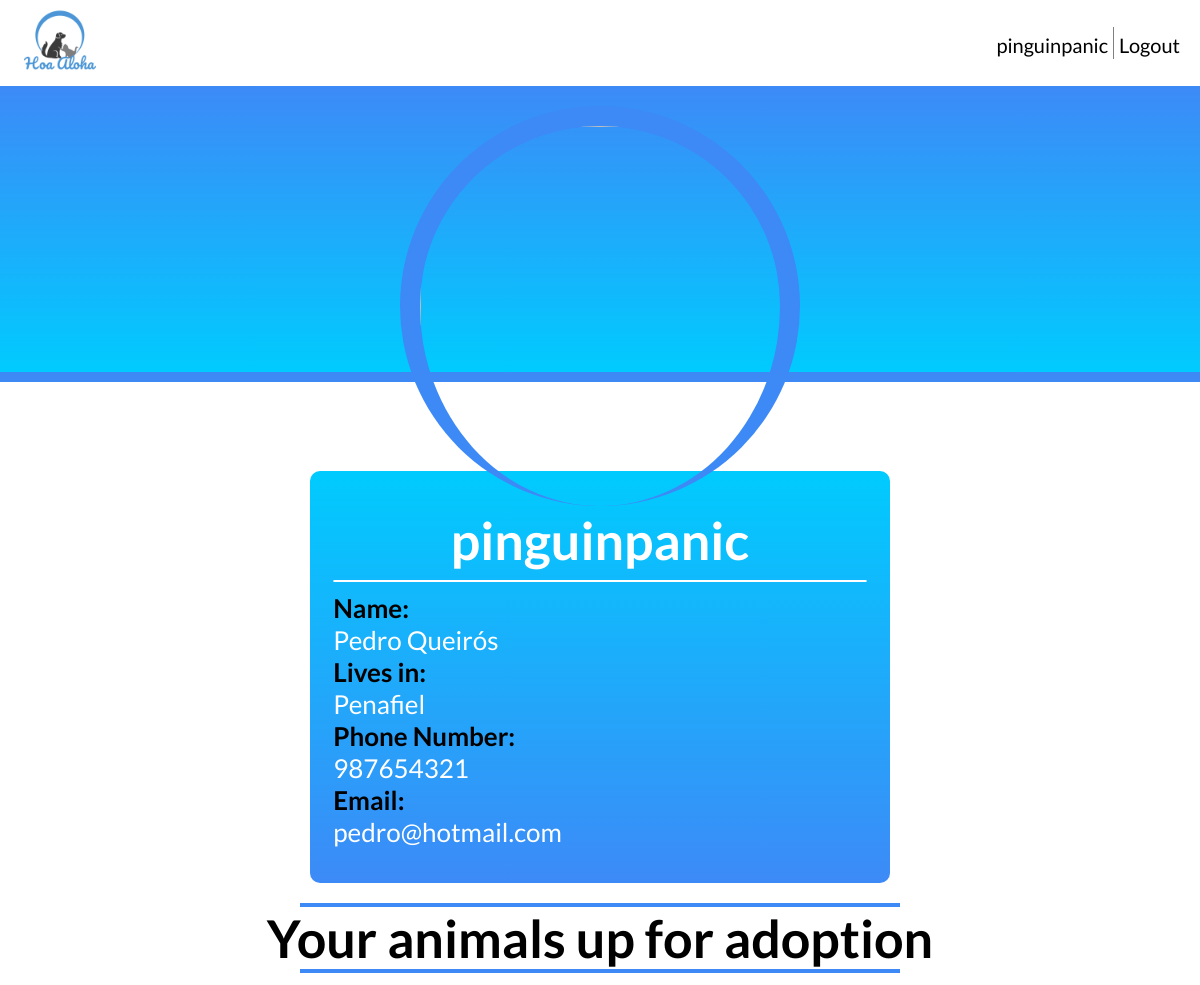
Page /pages/profile.php?username=pinguinpanic (signed in) on the earlier database version.
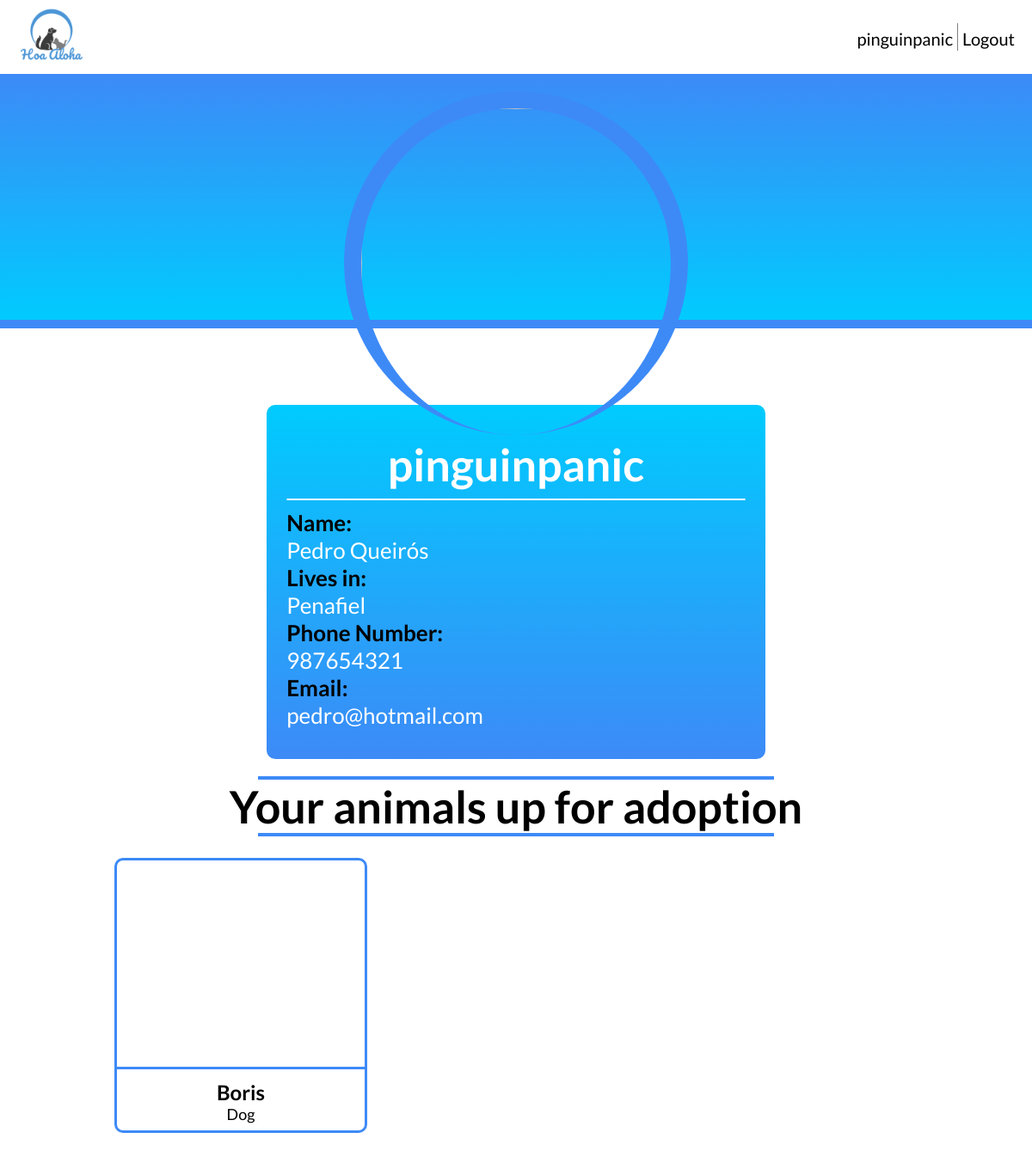
Same page on the later database version.
### tables this page shows
CREATE TABLE UserPhotos(
	idUser         INTEGER REFERENCES UserEntities(id),
	idPhoto        INTEGER REFERENCES Photos(id)
);

CREATE TABLE UserEntities (id INTEGER PRIMARY KEY AUTOINCREMENT, name VARCHAR (255) NOT NULL, username VARCHAR (255) UNIQUE, password VARCHAR (255) NOT NULL, location VARCHAR (255) NOT NULL, phoneNumber INT NOT NULL, email VARCHAR (255) NOT NULL);

CREATE TABLE Topics(
	id 				INTEGER PRIMARY KEY,
    idUserEntity    INTEGER NOT NULL REFERENCES UserEntities(id) ON UPDATE CASCADE,
    idPet           INTEGER NOT NULL UNIQUE REFERENCES Pets(id) ON UPDATE CASCADE,
	description     VARCHAR(255) NOT NULL,
	data            DATATIME NOT NULL
);

CREATE TABLE Pets(
	id          INTEGER PRIMARY KEY AUTOINCREMENT,
	name        VARCHAR(255) NOT NULL,
	species   	VARCHAR(255) NOT NULL,
	breed       VARCHAR(255) NOT NULL,
	weight      FLOAT,
	color 	    VARCHAR(255) NOT NULL,
	dimension   VARCHAR(255) NOT NULL,
	gender		VARCHAR(255) NOT NULL,
	age			INTEGER NOT NULL
);

### database/db_user.php (called while the page is built, shortened)
<?php
  function getUser($username){
    $db = Database::instance()->db();
    $stmt = $db->prepare('SELECT * FROM UserEntities INNER JOIN UserPhotos ON UserEntities.id = UserPhotos.idUser WHERE username = ?');
    $stmt->execute(array($username));
    return $stmt->fetch();
  }
?>

### database/db_animal.php (called while the page is built, shortened)
<?php
  function getAnimal($id) {
    $db = Database::instance()->db();
    $stmt = $db->prepare('SELECT * FROM Pets INNER JOIN PetPhotos ON Pets.id = PetPhotos.idPet WHERE id = ?');
    $stmt->execute(array($id));
    return $stmt->fetch();
  }
?>

### database/db_topic.php (called while the page is built, shortened)
<?php
  function getTopicsPostedByUser($username){
    $db = Database::instance()->db();
    $stmt = $db->prepare('SELECT DISTINCT Topics.* FROM Topics, UserEntities WHERE Topics.idUserEntity=UserEntities.id AND UserEntities.username=?');
    $stmt->execute(array($username));
    return $stmt->fetchAll();
  }
?>

### templates/tpl_profile.php (the view)
<?php function draw_profile($user){
?>
    <div class="profile-container">
        <div class="user-photo">
            <img src="../database/db_link_image.php?id=<?php echo $user['idPhoto'];?>" width="200" height="200">
        </div>
        <div class="user-card">
            <div class="user-username"> <h1><?= $user['username'] ?></h1> </div>
            <hr>
            <div class= "user-information">
                <div class="user-name"> <h4>Name:</h4> <?=$user['name'] ?> </div>
                <div class="user-location"> <h4>Lives in:</h4> <?=$user['location'] ?> </div>
                <div class="user-contacts">
                    <div class="user-phone"> <h4>Phone Number:</h4> <?=$user['phoneNumber'] ?></div>
                    <div class="user-email"> <h4>Email:</h4> <?=$user['email'] ?> </div>
                </div>
            </div>
        </div>
    </div>
<?php } ?>
<?php function start_animals_div($username, $is_own_profile){
?>
    <?php
        $string = $is_own_profile ? 'Your animals up for adoption': $username . '´s animals up for adoption';
    ?>
    <div class="profile-animals-title-container">
        <div class="profile-animals-title-divider"><hr></div>
            <h1><?= $string ?></h1>
        <div class="profile-animals-title-divider"><hr></div>
    </div>
    <div class="profile-animals-ext-container">
        <div class="profile-animals-container">
<?php } ?>
<?php function end_animals_div(){
?>
        </div>
    </div>
<?php } ?>

### templates/tpl_common.php (shortened to what this page needs)
<?php
include_once('../templates/tpl_auth.php');
function draw_header($draw_login = true) {
 ?>
  <!DOCTYPE html>
  <html lang="en">
    <head>
        <link rel="stylesheet" href="../css/style.css">
    </head>
    <body>
        <header>
            <a href="main.php">
                <img class="logo" src="../assets/logo.png" width="80" height="80">
            </a>
            <ul class="authentication">
                <?php if ($draw_login){
                    if (isset($_SESSION['username']) && !empty($_SESSION['username'])) draw_logout($_SESSION['username']);
                    else draw_login_button();
                }?>
            </ul>
        </header>
<?php } ?>
<?php function draw_footer() {
  ?>
  </body>
</html>
<?php } ?>

### templates/tpl_auth.php (shortened to what this page needs)
<?php function draw_logout($username) {
  ?>
    <li><a href="../pages/profile.php?username=<?=$_SESSION['username']?>" id="usernameButton" class="button"> <?=$username?> </a></li>
    <li><a href="../actions/action_logout.php" id="logoutButton" class="button"> Logout </a></li>
<?php } ?>

### pages/profile.php (shortened to what this page needs)
<?php
  include_once('../templates/tpl_common.php');
  include_once('../templates/tpl_profile.php');
  include_once('../templates/tpl_topic.php');
  include_once("../database/db_user.php");
  include_once("../database/db_animal.php");
  include_once("../database/db_topic.php");
  $username = $_GET['username'];
  $profile = getUser($username);
  $topics = getTopicsPostedByUser($username);
  draw_header();
  draw_profile($profile);
  start_animals_div($username, (@$_SESSION['username'] == $username));
  foreach($topics as &$topic) {
    if ($topic != null) {
      $animal = getAnimal($topic['idPet']);
      if ($animal != null) draw_topic_in_profile($topic['id'], $animal);
    }
  }
  end_animals_div();
  draw_footer();
  ?>

### templates/tpl_topic.php (shortened to what this page needs)
<?php function draw_topic_in_profile($id, $animal){
?>
    <li>
      <div class="profile-animal-container" >
        <a href="../pages/topic.php?id=<?=$id?>">
          <div class="animal-photo" style="background-image: url(../database/db_link_image.php?id=<?php echo $animal['idPhoto'];?>);">
          </div>
          <div class="animal-text">
            <div class="animal-name"><?=$animal['name']?></div>
            <div class="animal-species"><?=$animal['species']?></div>
          </div>
        </a>
      </div>
    </li>
<?php } ?>

### css/style.css (style rules this page uses)
* { box-sizing: border-box; margin: 0; padding: 0; list-style: none; text-decoration: none; font-family: Lato; }
:root { font-size: 26px; --login-blue: rgb(61, 138, 247); --login-blue-soft: rgb(90, 159, 255); }
body { color: black; background-color: white; margin: 0 auto; padding: 0; }
header { display: flex; justify-content: space-between; align-items: center; padding: 0px 20px; }
.logo { cursor: pointer; }
.authentication li { display: inline-block; }
.authentication li:first-child { border-right-style: solid; border-width: 1px; border-color: gray; padding-right: 5px; }
.authentication li a { font-size: 20px; transition: all 0.3s ease 0s; color: black; }
.profile-container { padding: 20px; display: block; min-height: 80vh; position: relative; width: 100%; background-color: #fff; }
.profile-container:before { content: ''; position: absolute; width: 100%; height: 35%; top: 0; left: 0; background-image: linear-gradient(to top, #00cbfe, var(--login-blue)); border-bottom-style: solid; border-width: 10px; border-color: var(--login-blue); }
.user-photo img { display: block; margin-left: auto; margin-right: auto; position: relative; border-radius: 100%; border-top-style: solid; border-right-style: solid; border-left-style: solid; border-width: 20px; border-color: var(--login-blue); width: 400px; height: 400px; }
.user-card { color: white; margin-top: -3%; margin-left: 25%; margin-right: 25%; padding: 1% 2% 3% 2%; box-sizing: border-box; background-image: linear-gradient(to top, var(--login-blue), #00cbfe); border-radius: 10px; }
.user-card .user-username { position: relative; color: white; font-weight: bold; padding: 5% 0 3px 0; text-align: center; border-width: 10px; }
.user-card h4 { color: black; }
.profile-container .user-card hr { margin-bottom: 2%; margin-top: 1%; border-radius: 10px; border-style: solid; border-width: 1px; border-color: white; }
.profile-animals-title-container { text-align: center; width: 100%; margin-bottom: 1%; justify-content: center; }
.profile-animals-title-divider { width: 100%; background-color: white; display: flex; justify-content: center; }
.profile-animals-title-divider hr { border-style: solid; border-width: 2px; border-color:var(--login-blue); width: 50%; background-color: white; }
.profile-animals-ext-container { width: 100%; display: flex; justify-content: center; }
.profile-animals-container { width: 80%; display: grid; grid-template-columns: 1fr 1fr 1fr; grid-template-rows: 1fr 1fr 1fr; }
.profile-animal-container { background-color: white; margin: 4%; border-radius: 10px; border-style: solid; border-width: 3px; border-color: var(--login-blue); min-height: 40vh; -webkit-transition: 0.3s ease-in-out, -webkit-transform 0.3s ease-in-out; -moz-transition: 0.3s ease-in-out, -moz-transform 0.3s ease-in-out; transition: all 0.3s ease-in-out, transform 0.3s ease-in-out, ; }
.profile-animal-container .animal-photo { height: 30vh; background-repeat: no-repeat; background-size: cover; border-top-left-radius: 5px; border-top-right-radius: 5px; }
.profile-animal-container .animal-text { padding-top: 4%; border-top-style: solid; border-width: 3px; border-color: var(--login-blue); text-align: center; }
.profile-animal-container .animal-text .animal-name { color: black; font-weight: bold; font-size: x-large; -webkit-transition: 0.3s ease-in-out, -webkit-transform 0.3s ease-in-out; -moz-transition: 0.3s ease-in-out, -moz-transform 0.3s ease-in-out; transition: all 0.3s ease-in-out, transform 0.3s ease-in-out, ; }
.profile-animal-container .animal-text .animal-species { color: black; font-size: large; -webkit-transition: 0.3s ease-in-out, -webkit-transform 0.3s ease-in-out; -moz-transition: 0.3s ease-in-out, -moz-transform 0.3s ease-in-out; transition: all 0.3s ease-in-out, transform 0.3s ease-in-out, ; }

Differences in the rows shown:
added topics: idPet.name "Boris", idPet.species "Dog"
